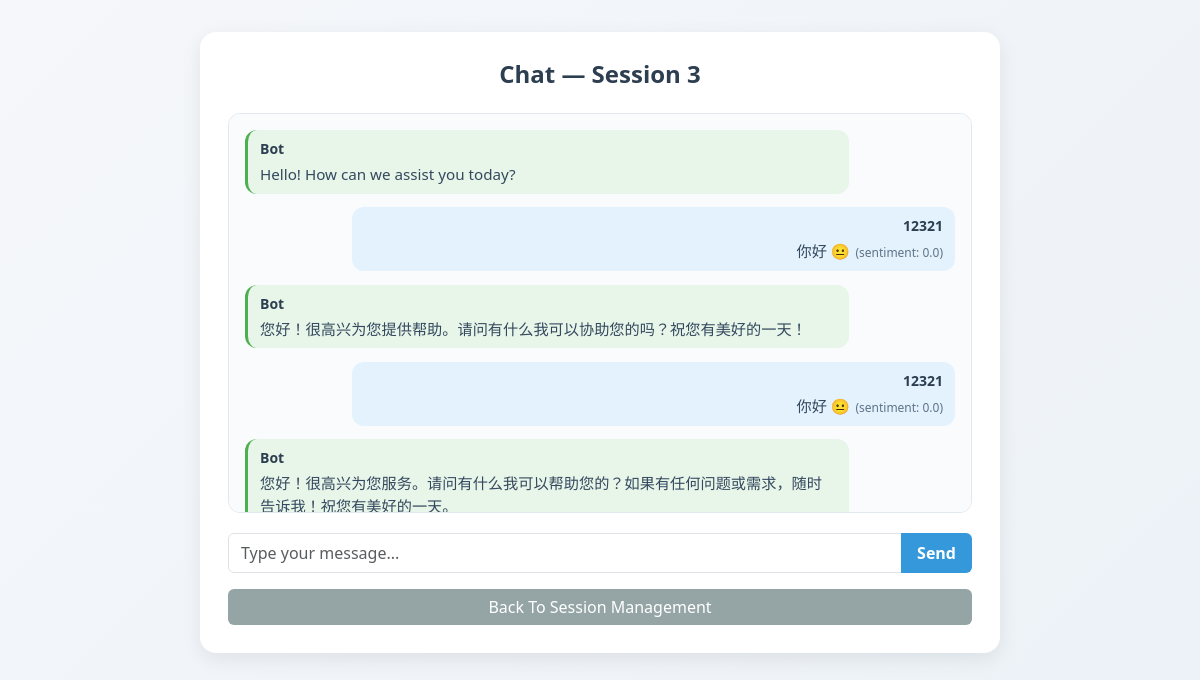
Screenshot of /chat/3 (signed in) with the database file from the repository.
### models.py (models this page shows, shortened)
class Message(db.Model):
    __tablename__ = 'messages'  # 复数表名| Plural table name
    id = db.Column(db.Integer, primary_key=True, autoincrement=True)
    session_id = db.Column(db.Integer, db.ForeignKey('chat_sessions.id'), nullable=False, comment='会话ID| Session ID')
    sender_id = db.Column(db.Integer, db.ForeignKey('users.id'), nullable=False, comment='发送者ID| Sender ID')
    receiver_id = db.Column(db.Integer, db.ForeignKey('users.id'), nullable=True, comment='接收者ID| Receiver ID')
    text = db.Column(db.Text, nullable=False, comment='消息内容| Message content')
    timestamp = db.Column(db.DateTime, default=lambda: datetime.now(UTC), comment='发送时间| Sending time')
    sentiment = db.Column(db.Float, nullable=True, comment='情感分析得分（-1~1）| Sentiment analysis score (-1~1)')
    message_type = db.Column(db.String(10), default='text', comment='消息类型：text/image/file| Message type: text/image/file')
    is_read = db.Column(db.Boolean, default=False, comment='是否已读| Whether read')
    file_url = db.Column(db.String(255), nullable=True, comment='文件/图片URL（非文本消息）| File/image URL (non-text messages)')
    sender = db.relationship('User', foreign_keys=[sender_id], backref='sent_messages', lazy=True)
    receiver = db.relationship('User', foreign_keys=[receiver_id], backref='received_messages', lazy=True)

class User(db.Model):
    __tablename__ = 'users'  # 显式指定表名（复数，避免歧义）| Explicitly specify table name (plural to avoid ambiguity)
    id = db.Column(db.Integer, primary_key=True, autoincrement=True)
    username = db.Column(db.String(20), unique=True, nullable=False, comment='用户名（唯一）| Username (unique)')
    password = db.Column(db.String(255), nullable=False, comment='加密后的密码| Encrypted password')
    role = db.Column(db.String(10), nullable=False, default='user', comment='角色：admin/agent/user| Role: admin/agent/user')
    email = db.Column(db.String(120), unique=True, nullable=True, comment='邮箱（可选，唯一）| Email (optional, unique)')
    phone = db.Column(db.String(11), unique=True, nullable=True, comment='手机号（可选，唯一）| Phone number (optional, unique)')
    real_name = db.Column(db.String(30), nullable=True, comment='真实姓名| Real name')
    avatar = db.Column(db.String(255), nullable=True, comment='头像URL| Avatar URL')
    is_active = db.Column(db.Boolean, default=True, comment='是否激活（禁用/启用）| Whether activated (disabled/enabled)')
    is_deleted = db.Column(db.Boolean, default=False, comment='软删除标记| Soft deletion flag')
    created_at = db.Column(db.DateTime, default=lambda: datetime.now(UTC), comment='创建时间（UTC）| Creation time (UTC)')
    updated_at = db.Column(db.DateTime, default=lambda: datetime.now(UTC), onupdate=lambda: datetime.now(UTC),
                           comment='更新时间| Update time')
    last_login_at = db.Column(db.DateTime, nullable=True, comment='最后登录时间| Last login time')
    initiated_chat_sessions = db.relationship(
        'ChatSession',
        foreign_keys='ChatSession.user_id',
        back_populates='initiator',
        lazy=True,
        cascade='all, delete-orphan'
    )
    handled_chat_sessions = db.relationship(
        'ChatSession',
        foreign_keys='ChatSession.agent_id',
        back_populates='handler',
        lazy=True,
        cascade='all, delete-orphan'
    )
    applied_appointments = db.relationship(
        'Appointment',
        foreign_keys='Appointment.user_id',
        back_populates='applicant',
        lazy=True
    )
    assigned_appointments = db.relationship(
        'Appointment',
        foreign_keys='Appointment.agent_id',
        back_populates='assigned_agent',
        lazy=True
    )
    friend_requests_sent = db.relationship(
        'FriendRelation',
        foreign_keys='FriendRelation.user_id',
        back_populates='user',
        lazy='dynamic',
        cascade='all, delete-orphan'
    )
    friend_requests_received = db.relationship(
        'FriendRelation',
        foreign_keys='FriendRelation.friend_id',
        back_populates='friend',
        lazy='dynamic',
        cascade='all, delete-orphan'
    )

### routes.py (the view)
    @app.route('/chat/<int:session_id>')
    def chat(session_id):
        if 'user_id' not in session:
            return redirect(url_for('login'))
        chat_session = ChatSession.query.get(session_id)
        if not chat_session:
            flash('Chat session not found!', 'error')
            return redirect(url_for('session_management'))
        user_id = session['user_id']
        if not (chat_session.user_id == user_id or chat_session.agent_id == None or chat_session.agent_id == user_id):
            flash('You have no permission to access this session!', 'error')
            return redirect(url_for('session_management'))
        messages = Message.query.filter_by(session_id=session_id).order_by(Message.timestamp).all()
        return render_template('chat.html', session_id=session_id, messages=messages)

### templates/chat.html (shortened to what this page needs)
<!DOCTYPE html>
<html lang="en">
<head>
    <link href="https://cdn.jsdelivr.net/npm/bootstrap@5.3.0/dist/css/bootstrap.min.css" rel="stylesheet">
</head>
<body>
    <div class="container">
        <div class="chat-card">
            <h1>Chat — Session {{ session_id }}</h1>
            <div id="chat">
                {% for msg in messages %}
                    {% set sender_name = msg.sender.username if msg.sender else 'Bot' %}
                    {% set is_user = (sender_name == session.username) %}
                    {% set msg_class = 'message user' if is_user else 'message bot' if sender_name == 'Bot' or sender_name != session.username  %}
                    {% set emoji = '' %}
                    {% set sentiment_part = '' %}
                    {% if is_user %}
                        {% if msg.sentiment > 0.5 %}{% set emoji = ' 😊' %}
                        {% elif msg.sentiment > 0 %}{% set emoji = ' 🙂' %}
                        {% elif msg.sentiment < -0.5 %}{% set emoji = ' 😠' %}
                        {% elif msg.sentiment < 0 %}{% set emoji = ' 😔' %}
                        {% else %}{% set emoji = ' 😐' %}{% endif %}
                        {% set sentiment_part = '<span class="sentiment-badge">(sentiment: ' + msg.sentiment|string + ')</span>' %}
                    {% endif %}
                    <div class="{{ msg_class }}">
                        <div class="message-header">{{ sender_name }}</div>
                        <div class="message-content">{{ msg.text }}{{ emoji | safe }}{{ sentiment_part | safe }}</div>
                    </div>
                {% endfor %}
            </div>
            <div class="input-group">
                <input type="text" id="message" class="form-control" placeholder="Type your message..."
                       onkeyup="if(event.keyCode === 13) sendMessage();">
                <button class="btn btn-primary" onclick="sendMessage()">Send</button>
            </div>
            <a href="/session_management" class="btn btn-secondary w-100">Back To Session Management</a>
        </div>
    </div>
</body>
</html>

### templates/chat.html (style rules this page uses)
body { background: linear-gradient(135deg, #f5f7fa 0%, #e4edf5 100%); min-height: 100vh; padding-top: 2rem; padding-bottom: 2rem; }
.chat-card { background: #ffffff; border-radius: 16px; box-shadow: 0 6px 20px rgba(0, 0, 0, 0.08); padding: 1.75rem; max-width: 800px; margin: 0 auto; }
.chat-card h1 { font-weight: 600; color: #2c3e50; margin-bottom: 1.5rem; font-size: 1.5rem; text-align: center; }
#chat { height: 400px; overflow-y: auto; background-color: #f9fbfd; border-radius: 12px; padding: 1rem; margin-bottom: 1.25rem; border: 1px solid #e1e8f0; font-family: 'Segoe UI', system-ui, sans-serif; line-height: 1.5; }
.message { margin-bottom: 0.85rem; padding: 0.5rem 0.75rem; border-radius: 12px; max-width: 85%; word-wrap: break-word; }
.message.user { background-color: #e3f2fd; margin-left: auto; text-align: right; }
.message.bot { background-color: #e8f5e9; border-left: 3px solid #4caf50; }
.message-header { font-weight: 600; font-size: 0.875rem; margin-bottom: 0.25rem; color: #2c3e50; }
.message-content { font-size: 0.95rem; color: #34495e; }
.sentiment-badge { font-size: 0.75rem; opacity: 0.75; margin-left: 0.35rem; }
.input-group { max-width: 800px; margin: 0 auto; }
.btn-primary { background-color: #3498db; border: none; padding: 0.5rem 1rem; font-weight: 600; }
.btn-secondary { background-color: #95a5a6; border: none; margin-top: 1rem; }

### rows the page displays
Message: sender_name "Bot", text "Hello! How can we assist you today?"
Message: text "你好", emoji "😐", sentiment_part "(sentiment: 0.0)"
User: username "12321"
Message: sender_name "Bot", text "您好！很高兴为您提供帮助。请问有什么我可以协助您的吗？祝您有美好的一天！"
Message: text "你好", emoji "😐", sentiment_part "(sentiment: 0.0)"
Message: sender_name "Bot", text "您好！很高兴为您服务。请问有什么我可以帮助您的？如果有任何问题或需求，随时告诉我！祝您有美好的一天。"

### other values shown
{{ session_id }} "3"
